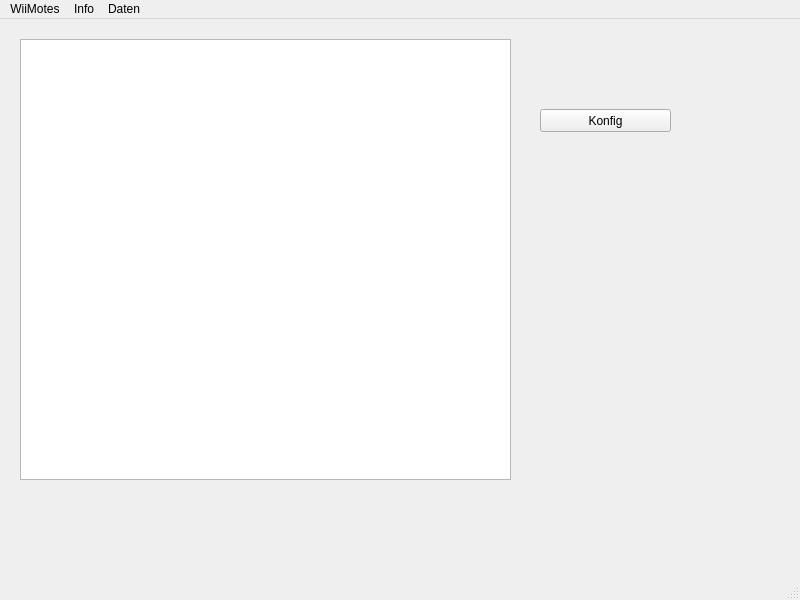
<?xml version="1.0" encoding="UTF-8"?>
<ui version="4.0">
 <class>MainWindow</class>
 <widget class="QMainWindow" name="MainWindow">
  <property name="geometry">
   <rect>
    <x>0</x>
    <y>0</y>
    <width>800</width>
    <height>600</height>
   </rect>
  </property>
  <property name="windowTitle">
   <string>MainWindow</string>
  </property>
  <widget class="QWidget" name="centralwidget">
   <widget class="QGraphicsView" name="graphicsView">
    <property name="geometry">
     <rect>
      <x>20</x>
      <y>20</y>
      <width>491</width>
      <height>441</height>
     </rect>
    </property>
   </widget>
   <widget class="QPushButton" name="pushButton">
    <property name="geometry">
     <rect>
      <x>540</x>
      <y>90</y>
      <width>131</width>
      <height>23</height>
     </rect>
    </property>
    <property name="text">
     <string>Konfig</string>
    </property>
   </widget>
  </widget>
  <widget class="QMenuBar" name="menubar">
   <property name="geometry">
    <rect>
     <x>0</x>
     <y>0</y>
     <width>800</width>
     <height>21</height>
    </rect>
   </property>
   <widget class="QMenu" name="menuWiiMotes">
    <property name="title">
     <string>WiiMotes</string>
    </property>
    <addaction name="actionVerbinden"/>
   </widget>
   <widget class="QMenu" name="menuInfo">
    <property name="title">
     <string>Info</string>
    </property>
   </widget>
   <widget class="QMenu" name="menuDaten">
    <property name="title">
     <string>Daten</string>
    </property>
   </widget>
   <addaction name="menuWiiMotes"/>
   <addaction name="menuInfo"/>
   <addaction name="menuDaten"/>
  </widget>
  <widget class="QStatusBar" name="statusbar"/>
  <action name="actionVerbinden">
   <property name="text">
    <string>Verbinden</string>
   </property>
  </action>
 </widget>
 <resources/>
 <connections/>
</ui>
